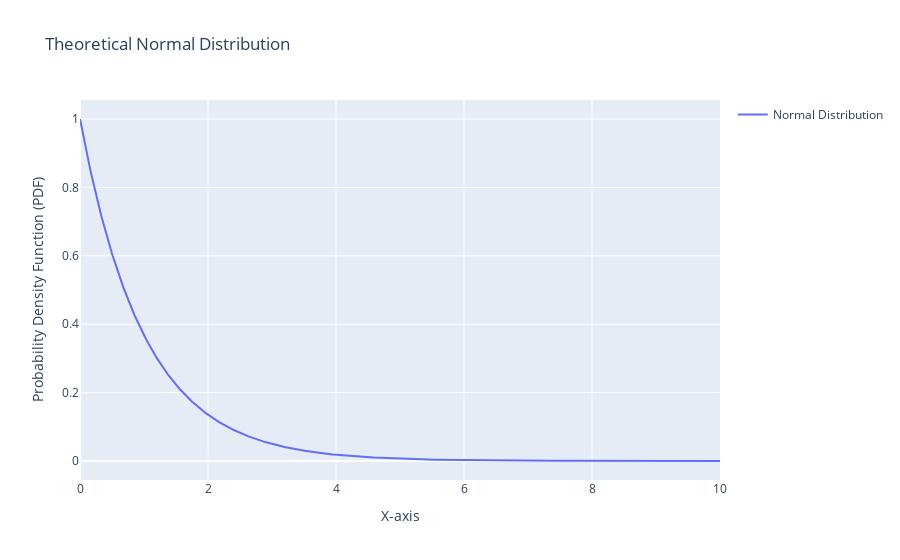

The code cell stored with this chart in its notebook:
### Code cell
import plotly.graph_objects as go
import numpy as np
from scipy.stats import norm, gamma, expon
import scipy.stats as stats

# Define parameters for the normal distribution
mean = 1
std_dev = 2

left_x = 0
right_x = 10

# Generate a range of x values
x_values = np.linspace(left_x, right_x, 1000)

# Calculate the corresponding probability density function (PDF) values
pdf_values = gamma.pdf(x_values, mean)

# Create a Plotly figure
fig = go.Figure()

# Add a trace for the normal distribution
fig.add_trace(go.Scatter(x=x_values, y=pdf_values, mode='lines', name='Normal Distribution'))

# Update layout
fig.update_layout(
    title='Theoretical Normal Distribution',
    xaxis=dict(title='X-axis'),
    yaxis=dict(title='Probability Density Function (PDF)'),
    showlegend=True
)

# Show the interactive plot
fig.show()

### Figure 1 — Plotly figure (JSON) as saved in the notebook; plotly's stock layout.template omitted (floating-point values rounded to 4 significant figures; data arrays with more than 128 entries replaced by an {"elided": "..."} marker saying what was removed)
{"data": [{"mode": "lines", "name": "Normal Distribution", "type": "scatter", "x": {"elided": "1000 float values"}, "y": {"elided": "1000 float values"}}], "layout": {"showlegend": true, "title": {"text": "Theoretical Normal Distribution"}, "xaxis": {"title": {"text": "X-axis"}}, "yaxis": {"title": {"text": "Probability Density Function (PDF)"}}}}
